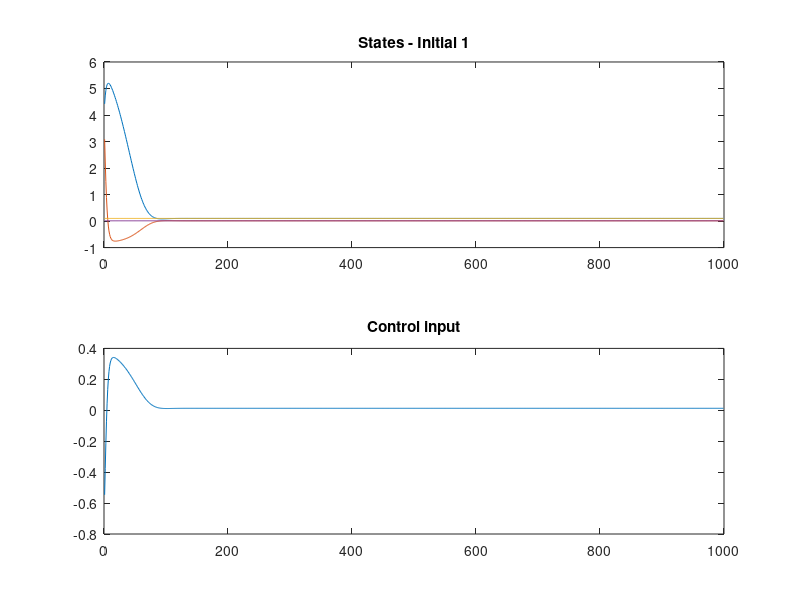
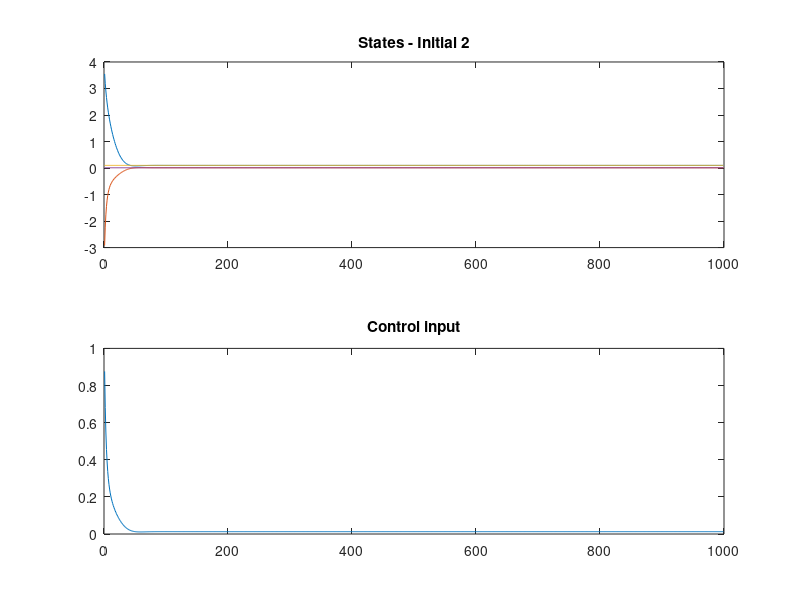
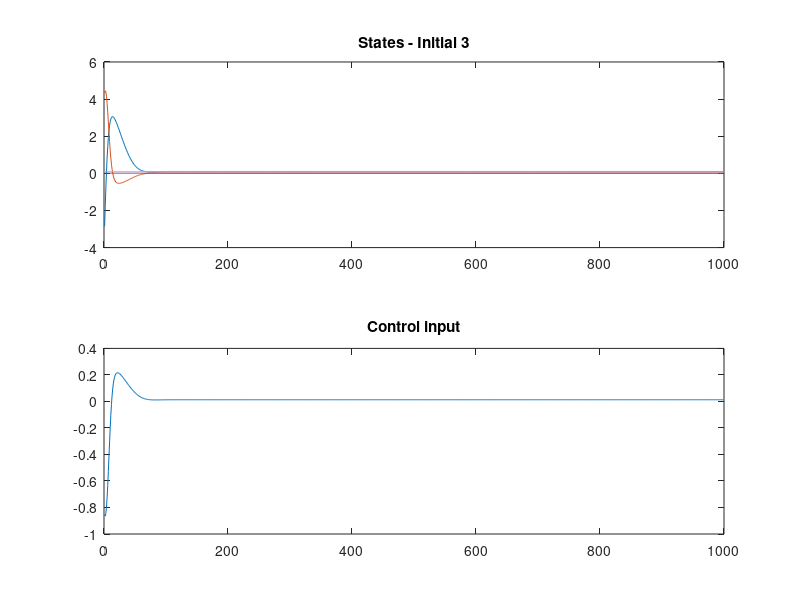
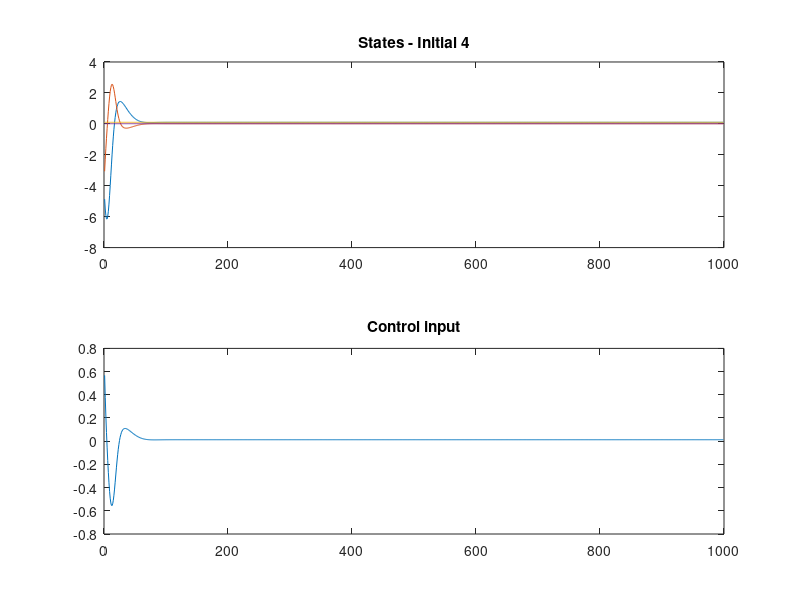

Source code (MATLAB) for these figures, in order:
%% ============================================================================
%  NEUROCONTROLADOR  -  MODELO 1 (SOLO VALIDACIÓN - Control por SEGUIMIENTO)
% ============================================================================
%  Objetivo:
%    VALIDAR (sin reentrenar) el controlador entrenado en
%    DynamicBPControlEstaticoModelo0.m para un problema de SEGUIMIENTO: que
%    el sistema alcance un ESTADO DESEADO (setpoint) en régimen permanente,
%    en lugar de ir al origen.
%
%  Este script NO entrena: carga los pesos guardados, simula el lazo cerrado
%  y grafica la respuesta. No modifica ni guarda los pesos (los .mat quedan
%  intactos). El entrenamiento se realiza únicamente en el Modelo 0.
%
%  Punto de operación deseado elegido:
%        x1* = 0.1     x2* = 0.01041     u* = 0.01262
%    Estos valores cumplen la condición de convergencia del sistema. Se fija
%    x1* = 0.1 y a partir de él se calculan x2* y u*. Pueden elegirse otros
%    estados deseados siempre que se satisfaga dicha condición.
%
%  Ley de control aplicada (idéntica al entrenamiento + feedforward):
%        in_red = x - r ;   u = red(in_red) + u*
% ============================================================================

%% Inicialización del entorno de trabajo
clear;        % Borra todas las variables del espacio de trabajo
clc;          % Limpia la ventana de comandos
close all;    % Cierra todas las figuras abiertas

disp('Hello');

%% Definición del sistema dinámico (la PLANTA a controlar)
%  Modelo discreto bilineal:  x(k+1) = A*x + B*u + (G*x)*u + W*perturbación

% Matriz de estado A (sistema ESTABLE)
A = [  0.98   0.18
    -0.10   0.98 ];

% Matriz de entrada B
B = [  0
    0.8 ];

% Matriz de la parte bilineal G (ganancia de entrada dependiente del estado)
G = [   0.1    0.0
    0.1   -0.1 ];

% Vector de acoplamiento de la perturbación externa
W = [ 0
    0.01 ];

pert = 0*0.02;   % Amplitud de la perturbación externa senoidal
                 % (desactivada por el 0*; pon 1*0.02 para validar rechazo)

%% Parámetros de simulación y condiciones iniciales
ndata = 1000;   % Número de pasos (horizonte) de cada simulación

% Cuatro estados iniciales (una columna por caso)
x_ini = [ 0.1   0.1  -0.1  -0.1
    0.1  -0.1   0.1  -0.1 ];

x_ini = 40*x_ini;   % Factor de escala: se valida con condiciones iniciales mayores
                   % que las de entrenamiento (prueba de generalización)

nx   = size(x_ini,1);   % Número de estados de la planta
nini = size(x_ini,2);   % Número de condiciones iniciales (deducido de x_ini)

%% Punto de operación deseado (setpoint y control de equilibrio)
x1ast = 0.1;       % Estado deseado x1*
x2ast = 0.01041;   % Estado deseado x2* (calculado a partir de x1*)
uast  = 0.01262;   % Control de equilibrio u* (feedforward)
%  x1ast = 0;        % (alternativa) regulación al origen
%  x2ast = 0;
%  uast  = 0;

% Vector de estado deseado (setpoint)
r = [ x1ast
    x2ast ];

%% Arquitectura de la red neuronal (el CONTROLADOR)
ne = 2;    % Número de entradas (= estado actual; sin sesgo/bias)
nm = 50;   % Número de neuronas en la capa oculta
ns = 1;    % Número de salidas (señal de control escalar)

%% Carga de los pesos entrenados en el Modelo 0
%  Trae v, w, c, a, nm. El controlador se usa TAL CUAL (no se reentrena).
load redcontrolestatico0;

%% Simulación del lazo cerrado (SOLO validación, sin entrenamiento)
estado  = zeros(ndata-1,nx,nini);   % Trayectoria de estados por condición inicial
deseado = zeros(ndata-1,nx,nini);   % Setpoint (constante) para graficar
u       = zeros(ndata-1,nini);      % Señal de control por condición inicial
errk    = zeros(ndata-1,nini);      % Norma del error de seguimiento por paso

% --- Recorrido sobre las condiciones iniciales ---
for j = 1:nini
    x = x_ini(:,j);   % Estado inicial del caso j

    % --- Simulación de ndata pasos para el caso j ---
    for k = 1:ndata-1

        % ---------- Propagación hacia adelante de la red (cálculo de u) ----------
        in_red = x - r;                        % Entrada a la red = error de estado respecto al setpoint
        m = v'*in_red;                         % Activación lineal de la capa oculta
        n = 2.0./(1 + exp(-(m-c)./a)) - 1;     % Sigmoide BIPOLAR (salida en [-1,1])
        out_red = w'*n;                        % Salida de la red
        u(k,j) = out_red' + uast;              % Control = salida de la red + feedforward u*

        % ---------- Dinámica de la planta ----------
        % Actualización del estado, incluyendo la perturbación senoidal externa
        x = A*x + B*u(k,j) + (G*x)*u(k,j) + W*pert*sin(2*pi*1*k*0.01);

        estado(k,:,j)  = x';          % Se guarda el estado para graficar
        deseado(k,:,j) = r';          % El deseado es el setpoint (constante)
        errk(k,j)      = norm(x - r); % Norma del error de seguimiento en el paso k
    end
end

%% Métricas de validación (error en régimen permanente)
fprintf('\n=== VALIDACION TRACKING (setpoint x1*=%.4f  x2*=%.5f  u*=%.5f) ===\n', ...
    x1ast, x2ast, uast);
for j = 1:nini
    xf = estado(end,:,j)';
    fprintf('CI %d: x_final = [% .5f % .5f] | error vs setpoint = %.3e\n', ...
        j, xf(1), xf(2), norm(xf - r));
end

%% Visualización de resultados
%  Una figura por condición inicial: estados (con su setpoint) arriba, control abajo.
%  Figura final: norma del error de seguimiento a lo largo del tiempo.
for j = 1:nini
    figure(j);
    subplot(2,1,1);
    plot(estado(:,:,j)); hold on; plot(deseado(:,:,j));
    title(sprintf('States - Initial %d', j));
    subplot(2,1,2);
    plot(u(:,j));   title('Control input');
end

figure(nini+1);
plot(errk);   title('Error de seguimiento ||x - r|| por condición inicial');
xlabel('k'); ylabel('||x - r||');

% NOTA: este script es SOLO de validación. No actualiza ni guarda los pesos;
%       el entrenamiento se realiza en DynamicBPControlEstaticoModelo0.m.
